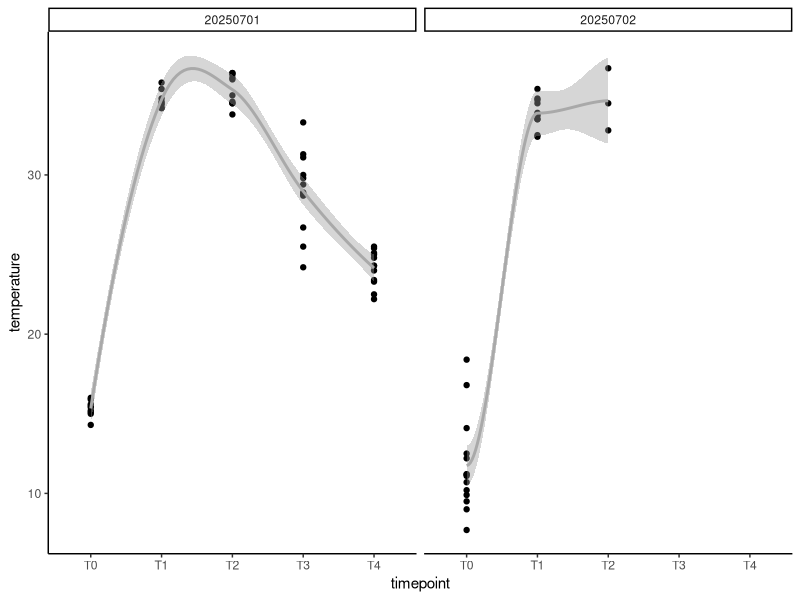

Reproduce this figure in R.
## ---- chunk 1
knitr::opts_chunk$set(echo = TRUE, warning = FALSE, message = FALSE)
## ---- chunk 2
library(MASS) 
library(tidyverse)
library(ggplot2)
library(readxl)
library(cowplot)
library(lme4)
library(lmerTest)
library(car)
library(effects)
library(emmeans)
library(tools)
## ---- chunk 3
temps<-read_excel(path="data/temperature.xlsx")
## ---- chunk 4
temps%>%
  ggplot(aes(x=timepoint, y=temperature))+
  facet_wrap(~date)+
  geom_point()+
  geom_smooth(aes(group=1), colour="darkgray")+
  theme_classic()
